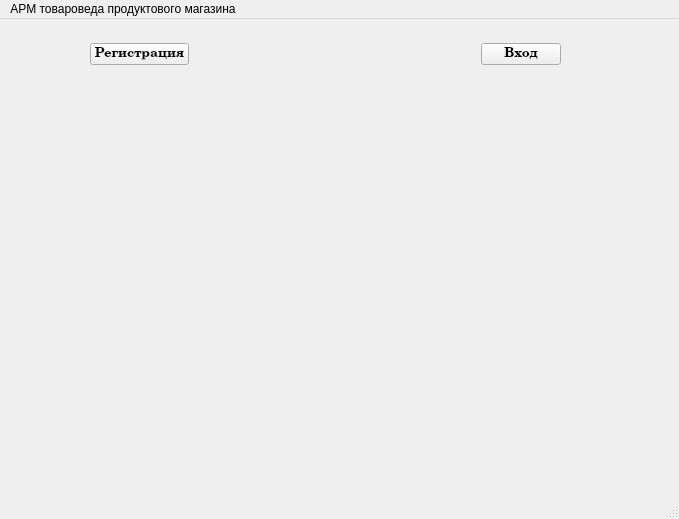
<?xml version="1.0" encoding="UTF-8"?>
<ui version="4.0">
 <class>MainWindow</class>
 <widget class="QMainWindow" name="MainWindow">
  <property name="geometry">
   <rect>
    <x>0</x>
    <y>0</y>
    <width>679</width>
    <height>519</height>
   </rect>
  </property>
  <property name="windowTitle">
   <string>MainWindow</string>
  </property>
  <widget class="QWidget" name="centralwidget">
   <widget class="QWidget" name="">
    <property name="geometry">
     <rect>
      <x>90</x>
      <y>10</y>
      <width>471</width>
      <height>51</height>
     </rect>
    </property>
    <layout class="QHBoxLayout" name="horizontalLayout">
     <item>
      <widget class="QPushButton" name="Registration_pushButton">
       <property name="font">
        <font>
         <family>Century</family>
         <pointsize>10</pointsize>
         <weight>75</weight>
         <italic>false</italic>
         <bold>true</bold>
         <strikeout>false</strikeout>
        </font>
       </property>
       <property name="autoFillBackground">
        <bool>false</bool>
       </property>
       <property name="text">
        <string>Регистрация</string>
       </property>
      </widget>
     </item>
     <item>
      <spacer name="horizontalSpacer">
       <property name="orientation">
        <enum>Qt::Horizontal</enum>
       </property>
       <property name="sizeHint" stdset="0">
        <size>
         <width>20</width>
         <height>20</height>
        </size>
       </property>
      </spacer>
     </item>
     <item>
      <widget class="QPushButton" name="Enter">
       <property name="sizePolicy">
        <sizepolicy hsizetype="Preferred" vsizetype="Fixed">
         <horstretch>0</horstretch>
         <verstretch>0</verstretch>
        </sizepolicy>
       </property>
       <property name="font">
        <font>
         <family>Century</family>
         <pointsize>10</pointsize>
         <weight>75</weight>
         <bold>true</bold>
        </font>
       </property>
       <property name="text">
        <string>Вход</string>
       </property>
      </widget>
     </item>
    </layout>
   </widget>
  </widget>
  <widget class="QMenuBar" name="menubar">
   <property name="geometry">
    <rect>
     <x>0</x>
     <y>0</y>
     <width>679</width>
     <height>25</height>
    </rect>
   </property>
   <widget class="QMenu" name="menu">
    <property name="title">
     <string>АРМ товароведа продуктового магазина</string>
    </property>
   </widget>
   <addaction name="menu"/>
  </widget>
  <widget class="QStatusBar" name="statusbar"/>
 </widget>
 <resources/>
 <connections/>
</ui>
